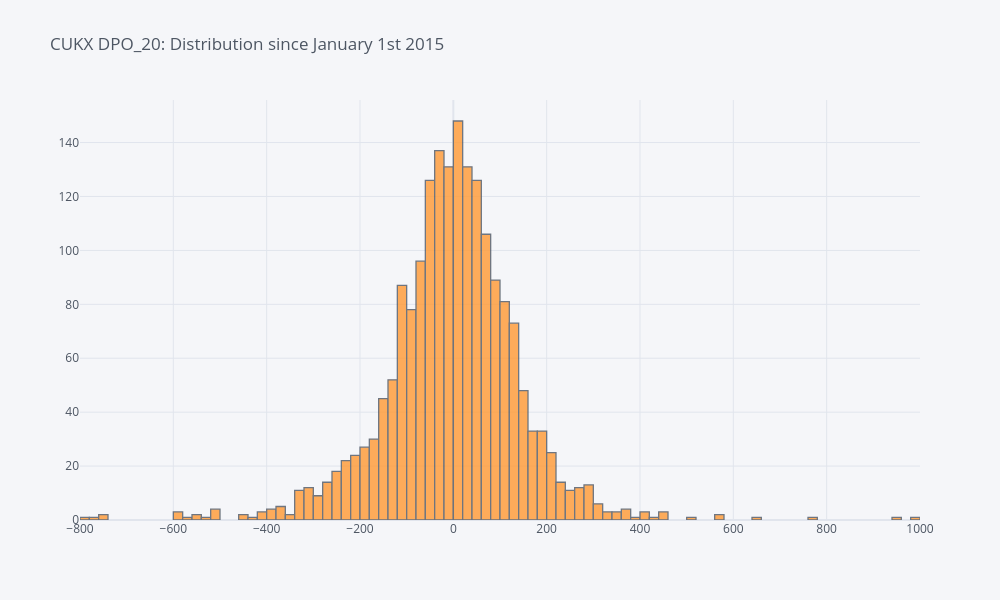

The cell this chart's notebook holds for it:
### Code cell
X3['DPO_20'].iplot(kind='histogram', title='CUKX DPO_20: Distribution since January 1st 2015')

### Figure 1 — Plotly figure (JSON) as saved in the notebook; plotly's stock layout.template omitted (floating-point values rounded to 4 significant figures; data arrays with more than 128 entries replaced by an {"elided": "..."} marker saying what was removed)
{"data": [{"histfunc": "count", "histnorm": "", "marker": {"color": "rgba(255, 153, 51, 1.0)", "line": {"color": "#4D5663", "width": 1.3}}, "name": "DPO_20", "opacity": 0.8, "orientation": "v", "type": "histogram", "x": {"elided": "1925 float values"}}], "layout": {"barmode": "overlay", "height": 600, "legend": {"bgcolor": "#F5F6F9", "font": {"color": "#4D5663"}}, "paper_bgcolor": "#F5F6F9", "plot_bgcolor": "#F5F6F9", "title": {"font": {"color": "#4D5663"}, "text": "CUKX DPO_20: Distribution since January 1st 2015"}, "width": 1000, "xaxis": {"gridcolor": "#E1E5ED", "showgrid": true, "tickfont": {"color": "#4D5663"}, "title": {"font": {"color": "#4D5663"}, "text": ""}, "zerolinecolor": "#E1E5ED"}, "yaxis": {"gridcolor": "#E1E5ED", "showgrid": true, "tickfont": {"color": "#4D5663"}, "title": {"font": {"color": "#4D5663"}, "text": ""}, "zerolinecolor": "#E1E5ED"}}}
